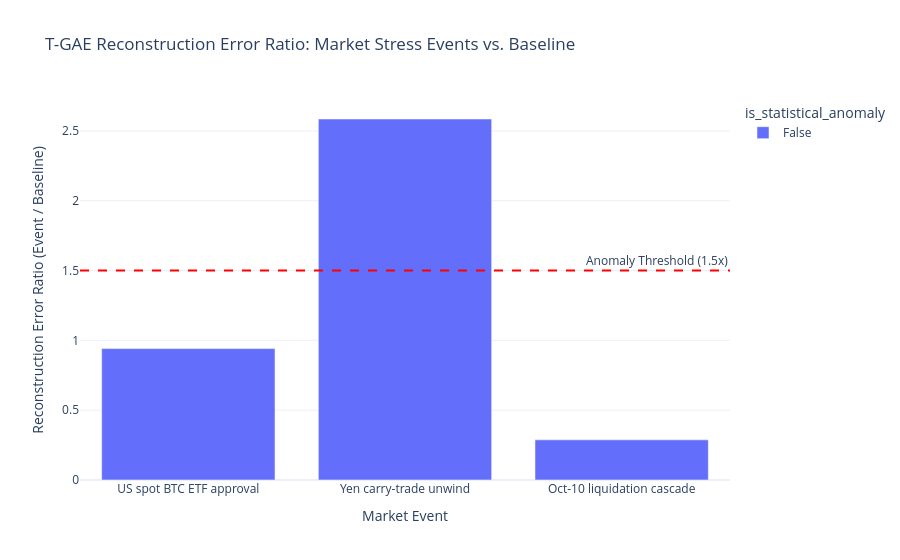

Notebook code for this chart:
### Markdown cell above
## 2. Evaluate Reconstruction Error Spikes During Market Anomalies

### Code cell
if anom_file.exists():
    fig = px.bar(
        df_anom,
        x='event_name',
        y='anomaly_ratio',
        color='is_statistical_anomaly',
        title='T-GAE Reconstruction Error Ratio: Market Stress Events vs. Baseline',
        labels={'anomaly_ratio': 'Reconstruction Error Ratio (Event / Baseline)', 'event_name': 'Market Event'}
    )
    fig.add_hline(y=1.5, line_dash='dash', line_color='red', annotation_text='Anomaly Threshold (1.5x)')
    fig.update_layout(template='plotly_white')
    fig.show()

### Figure 1 — Plotly figure (JSON) as saved in the notebook; plotly's stock layout.template omitted (floating-point values rounded to 4 significant figures)
{"data": [{"hovertemplate": "is_statistical_anomaly=False<br>Market Event=%{x}<br>Reconstruction Error Ratio (Event / Baseline)=%{y}<extra></extra>", "legendgroup": "False", "marker": {"color": "#636efa", "pattern": {"shape": ""}}, "name": "False", "orientation": "v", "showlegend": true, "textposition": "auto", "type": "bar", "x": ["US spot BTC ETF approval", "Yen carry-trade unwind", "Oct-10 liquidation cascade"], "xaxis": "x", "y": [0.9409, 2.585, 0.2875], "yaxis": "y"}], "layout": {"annotations": [{"showarrow": false, "text": "Anomaly Threshold (1.5x)", "x": 1, "xanchor": "right", "xref": "x domain", "y": 1.5, "yanchor": "bottom", "yref": "y"}], "barmode": "relative", "legend": {"title": {"text": "is_statistical_anomaly"}, "tracegroupgap": 0}, "shapes": [{"line": {"color": "red", "dash": "dash"}, "type": "line", "x0": 0, "x1": 1, "xref": "x domain", "y0": 1.5, "y1": 1.5, "yref": "y"}], "title": {"text": "T-GAE Reconstruction Error Ratio: Market Stress Events vs. Baseline"}, "xaxis": {"anchor": "y", "domain": [0, 1], "title": {"text": "Market Event"}}, "yaxis": {"anchor": "x", "domain": [0, 1], "title": {"text": "Reconstruction Error Ratio (Event / Baseline)"}}}}
